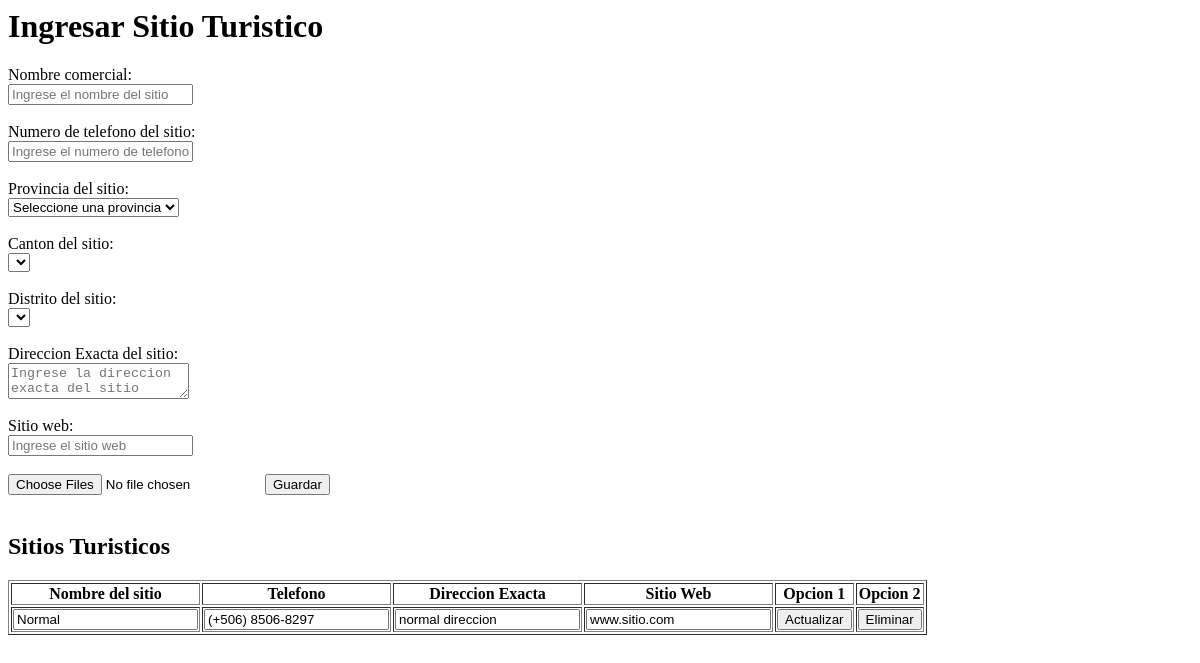
The page /view/sitioturisticoview.php on the database as committed earlier.
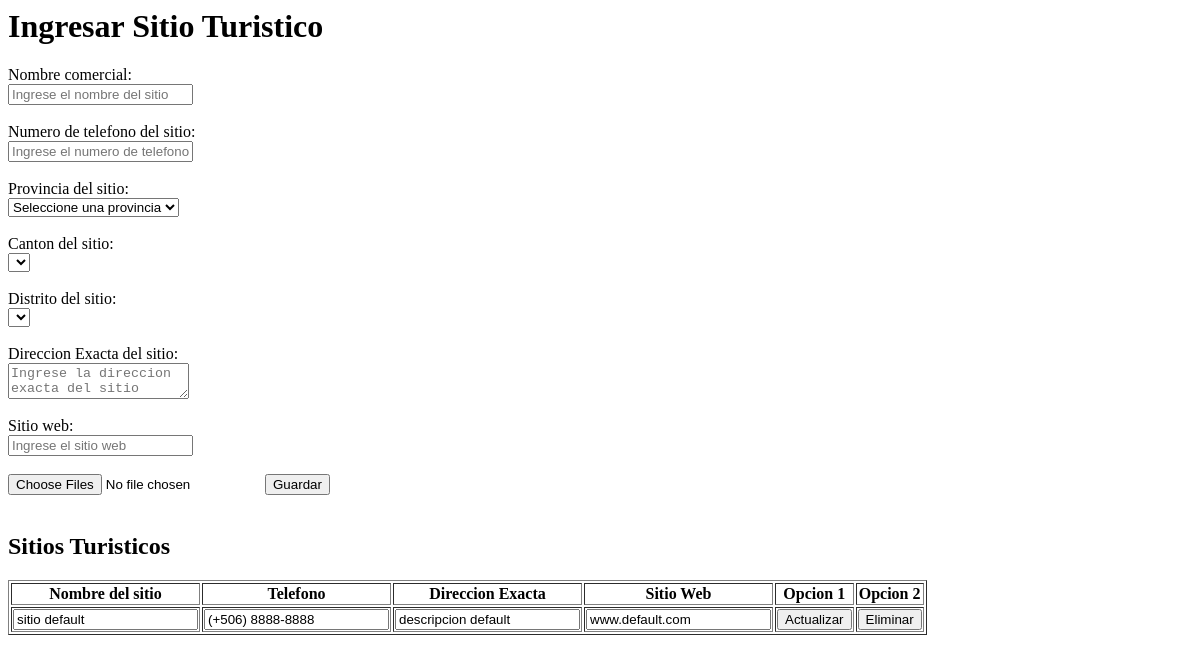
The same page on the database as committed later.
### tables this page shows
CREATE TABLE `tbsitioturistico` (
  `idsitioturistico` int(11) NOT NULL,
  `nombrecomercialsitioturistico` varchar(250) NOT NULL,
  `telefonositioturistico` varchar(50) NOT NULL,
  `idprovinciasitioturistico` int(11) NOT NULL,
  `idcantonsitioturistico` int(11) NOT NULL,
  `iddistritositioturistico` int(11) NOT NULL,
  `direccionexactasitioturistico` varchar(1000) NOT NULL,
  `sitiowebsitioturistico` varchar(250) DEFAULT NULL,
  `imagenes` text NOT NULL
);

### data/dataSitioTuristico.php (called while the page is built, shortened)
<?php
	include '../domain/sitioTuristico.php';
	class DataSitioTuristico{
		public function mostrarTodosSitiosTuristicos(){
			$con = new Data();
			$conexion = $con->conect();
			$consultaMostrar = "SELECT * FROM tbsitioturistico;";
			$result = mysqli_query($conexion, $consultaMostrar);
        	$sitiosTuristicos = [];
        	while ($row = mysqli_fetch_array($result)) {
            	$sitioTuristicoTemporal = new SitioTuristico($row['idsitioturistico'],$row['nombrecomercialsitioturistico'],$row['telefonositioturistico'],$row['idprovinciasitioturistico'],$row['idcantonsitioturistico'],$row['iddistritositioturistico'],$row['direccionexactasitioturistico'],$row['sitiowebsitioturistico']);
            	array_push($sitiosTuristicos, $sitioTuristicoTemporal);
        	}
        	return $sitiosTuristicos;
		}
	}
?>

### business/sitioTuristicoBusiness.php (called while the page is built, shortened)
<?php
	include '../data/dataSitioTuristico.php';
	class SitioTuristicoBusiness{
		private $dataSitioTuristico=null;
		public function SitioTuristicoBusiness(){
			$this->dataSitioTuristico=new DataSitioTuristico();
		}
		public function mostrarTodosSitiosTuristicos(){
			return $this->dataSitioTuristico->mostrarTodosSitiosTuristicos();
		}
	}
 ?>

### domain/sitioTuristico.php (called while the page is built, shortened)
<?php
	class SitioTuristico{
		private $nombrecomercial;
		private $telefonositio;
		private $direccionexacta;
        private $sitioWeb;
		function SitioTuristico($idsitio,$nombrecomercial,$telefonositio,$idprovincia,$idcanton,$iddistrito,$direccionexacta,$sitioWeb){
			 $this->nombrecomercial=$nombrecomercial;
			 $this->telefonositio=$telefonositio;
			 $this->direccionexacta=$direccionexacta;
             $this->sitioWeb=$sitioWeb;
		}
    	public function getNombreComercial() {
        	return $this->nombrecomercial;
    	}
    	public function getTelefonoSitio() {
        	return $this->telefonositio;
    	}
    	public function getDireccionExacta() {
        	return $this->direccionexacta;
    	}
        public function getSitioWeb() {
            return $this->sitioWeb;
        }
				public function setTelefonoSitio($number) {
						$this->telefonositio=$number;
				}
	}
  ?>

### view/sitioturisticoview.php (the view, shortened to what this page needs)
<html>
	<head>
	</head>
	<body>
	<h1>Ingresar Sitio Turistico</h1>
	<form method="POST" name="form1" id="form1" action="javascript:Guardar();" enctype="multipart/form-data">
		Nombre comercial:<br>
		<input type="text" name="nombrecomercial" id="nombrecomercial"  placeholder="Ingrese el nombre del sitio" required /><br><br>
		Numero de telefono del sitio:<br>
		<input type="text" name="telefono" id="telefono" placeholder="Ingrese el numero de telefono del sitio" required /><br><br>
		Provincia del sitio:<br>
		<select id="provincia" name="provincia" required />
			<option value="0" selected disabled="true">Seleccione una provincia</option>
		</select><br><br>
		Canton del sitio:<br>
		<select id="canton" name="canton"></select><br><br>
		Distrito del sitio:<br>
		<select id="distrito" name="distrito"></select><br><br>
		Direccion Exacta del sitio:<br>
		<textarea name="direccion" id="direccion" onkeyup="" placeholder="Ingrese la direccion exacta del sitio"  required></textarea><br><br>
		Sitio web:<br>
		<input type="text" name="sitioweb" id="sitioweb"
		placeholder="Ingrese el sitio web"><span id="linkOk"></span><br><br>
		<input type="file" multiple="true" id="archivos" name="archivos" />
		<input type="submit" value="Guardar" name="guardarSitio" id="images" /><br><br>
	</form>
	<h2>Sitios Turisticos</h2>
	<table border="1">
		<tr>
			<th>Nombre del sitio</th>
			<th>Telefono</th>
			<th>Direccion Exacta</th>
			<th>Sitio Web</th>
			<th>Opcion 1</th>
			<th>Opcion 2</th>
		</tr>
		<?php
			include '../business/sitioTuristicoBusiness.php';
			$sitioTuristicoBusiness= new SitioTuristicoBusiness();
			$todosSitiosTuristicos=$sitioTuristicoBusiness->mostrarTodosSitiosTuristicos();
        $cont=1;
			foreach($todosSitiosTuristicos as $sitioturistico){
				 echo '<form method="post" enctype="multipart/form-data" action="../business/sitioTuristicoBusinessAction.php">';
                    echo '<td><input type="text" name="nombrecomercial" value="' .$sitioturistico->getNombreComercial().'"/></td>';
										$telefono=$sitioturistico->getTelefonoSitio();
									$pre= substr($telefono,0,5);
									 $pre1= substr($telefono,5,7);
									$number="(+506)".$pre."-".$pre1;
									$sitioturistico->setTelefonoSitio($number);
                    echo '<td><input type="text" name="telefono" onkeyup="validarTelefono(this,'.$cont.')" value="' . $sitioturistico->getTelefonoSitio().'"/><span id="telefonoOk'.$cont.'"></span></td>';
                     echo '<td><input type="text" name="direccion"  value="' .$sitioturistico->getDireccionExacta().'"/></td>';
                     echo '<td><input type="text" name="sitioweb" value="' .$sitioturistico->getSitioWeb().'" onkeyup="validarLinkSitioTabla(this,'.$cont.')"/><span id="linkOk2'.$cont.'"></span></td>';
                    echo '<td><input type="button" value="Actualizar" name="update" id="update" onclick="dejarPasar2(this,'.$cont.')" /></td>';
                    echo '<td><input type="submit" value="Eliminar" name="delete" id="delete"/></td>';
                    echo '</form>';
										$cont++;
			}
		?>
	</table>
	</body>
</html>

Rows that differ between the two databases and show on the page:
removed tbsitioturistico: nombrecomercial "Normal", telefono "(+506) 8506-8297", direccion "normal direccion", sitioweb "www.sitio.com"
added tbsitioturistico: nombrecomercial "sitio default", telefono "(+506) 8888-8888", direccion "descripcion default", sitioweb "www.default.com"
